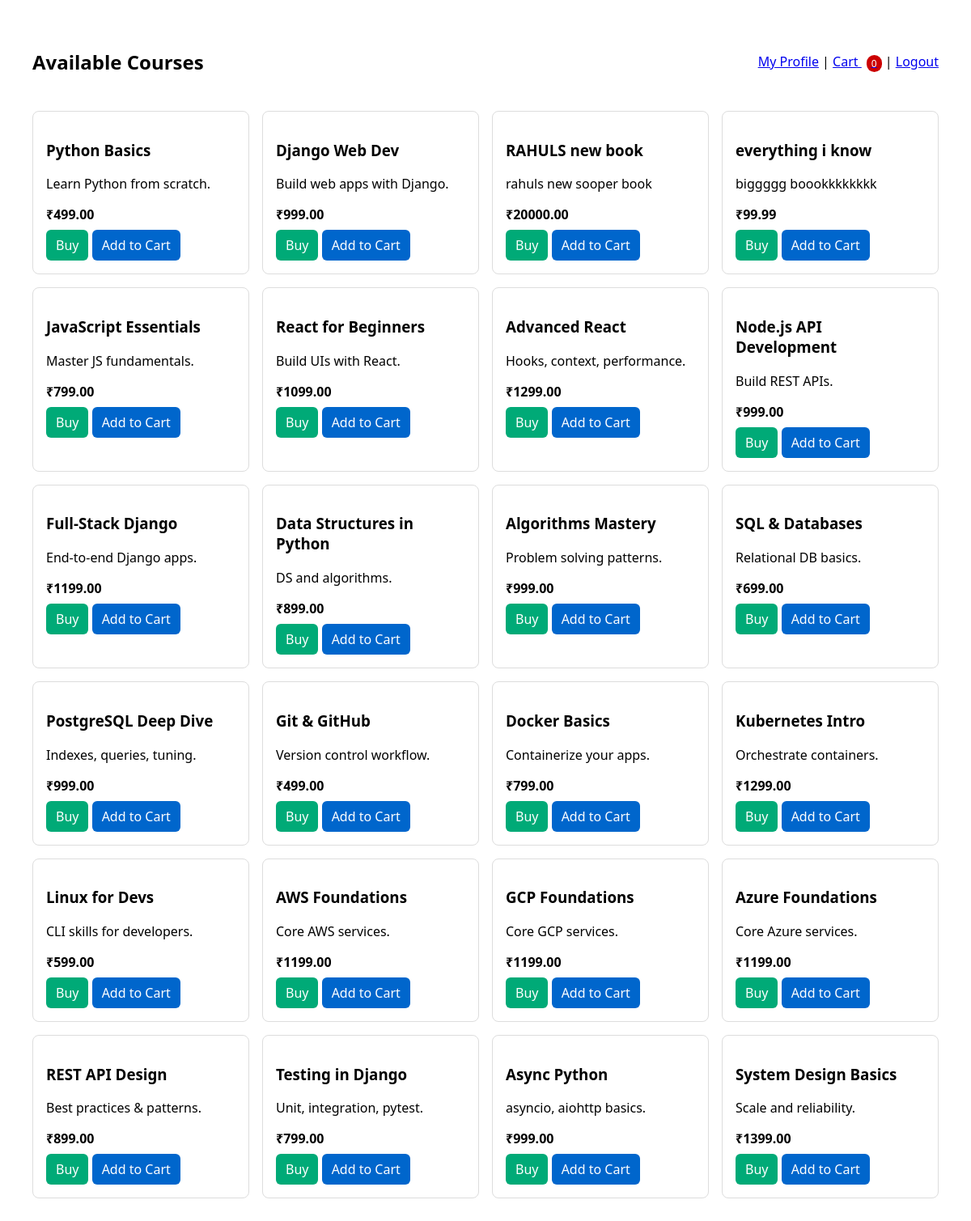
The app's page / (signed in) with its own data.
### purchases/models.py (models this page shows, shortened)
class Course(models.Model):
    title = models.CharField(max_length=200)
    description = models.TextField(blank=True)
    price_in_paise = models.PositiveIntegerField(help_text="Price in paise (e.g., 49900 = ₹499.00)")
    is_active = models.BooleanField(default=True)

### purchases/views.py (the view)
# urls.py: path('', views.course_list, name='course_list'),
def course_list(request):
    courses = Course.objects.filter(is_active=True).order_by('id')
    items = []
    purchased_ids = set()
    cart_ids = request.session.get('cart') if isinstance(request.session.get('cart'), list) else []
    cart_set = set(cart_ids)
    if request.user.is_authenticated and hasattr(request.user, 'profile'):
        purchased_ids = set(request.user.profile.purchased_courses.values_list('id', flat=True))
    for c in courses:
        rupees = c.price_in_paise / 100.0
        items.append({
            'id': c.id,
            'title': c.title,
            'description': c.description,
            'price_display': f"₹{rupees:.2f}",
            'purchased': c.id in purchased_ids,
            'in_cart': c.id in cart_set,
        })
    return render(request, 'purchases/course_list.html', {
        'courses': items,
        'razorpay_key_id': settings.RAZORPAY_KEY_ID,
        'cart_count': len(cart_set),
    })

### templates/purchases/course_list.html (shortened to what this page needs)
<!DOCTYPE html>
<html>
<head>
</head>
<body>
  <header>
    <h2>Available Courses</h2>
    <div>
      {% if user.is_authenticated %}
        <a href="{% url 'profile' %}">My Profile</a> |
        <a id="cart-link" href="{% url 'cart_view' %}">Cart <span id="cart-count" class="badge">{{ cart_count }}</span></a> |
        <a href="{% url 'logout' %}">Logout</a>
      {% else %}
        <a href="{% url 'login' %}">Login</a>
      {% endif %}
    </div>
  </header>
  <div class="grid">
    {% for course in courses %}
      <div class="card">
        <h3>{{ course.title }}</h3>
        <p>{{ course.description }}</p>
        <div class="price">{{ course.price_display }}</div>
        {% if course.purchased %}
          <span class="btn" style="background:#888; pointer-events:none;">Purchased</span>
        {% else %}
          <a class="btn" href="{% url 'buy_course' course.id %}">Buy</a>
          {% if course.in_cart %}
            <span class="btn" style="background:#555; pointer-events:none;">In Cart</span>
          {% else %}
            <a class="btn add-to-cart" data-course="{{ course.id }}" style="background:#06c" href="{% url 'add_to_cart' course.id %}">Add to Cart</a>
          {% endif %}
        {% endif %}
      </div>
  {% empty %}
    <p>No courses available.</p>
  {% endfor %}
  </div>
</body>
</html>

### templates/purchases/course_list.html (style rules this page uses)
body { font-family: system-ui, -apple-system, Segoe UI, Roboto, Arial; padding: 2rem; }
header { display:flex; justify-content:space-between; align-items:center; margin-bottom:1.5rem; }
.grid { display:grid; grid-template-columns: repeat(auto-fill, minmax(240px, 1fr)); gap: 1rem; }
.card { border:1px solid #ddd; border-radius:8px; padding:1rem; }
.price { font-weight: 700; margin: .5rem 0; }
.btn { display:inline-block; padding:.5rem .75rem; background:#0a7; color:#fff; text-decoration:none; border-radius:6px; }
.badge { background:#c00; color:#fff; border-radius:10px; padding: 2px 6px; font-size: 12px; vertical-align: middle; margin-left: 6px; }

### records on screen
Course: title "Python Basics", description "Learn Python from scratch."
Course: title "Django Web Dev", description "Build web apps with Django."
Course: title "RAHULS new book", description "rahuls new sooper book"
Course: title "everything i know", description "biggggg boookkkkkkkk"
Course: title "JavaScript Essentials", description "Master JS fundamentals."
Course: title "React for Beginners", description "Build UIs with React."
Course: title "Advanced React", description "Hooks, context, performance."
Course: title "Node.js API Development", description "Build REST APIs."
Course: title "Full-Stack Django", description "End-to-end Django apps."
Course: title "Data Structures in Python", description "DS and algorithms."
Course: title "Algorithms Mastery", description "Problem solving patterns."
Course: title "SQL & Databases", description "Relational DB basics."
Course: title "PostgreSQL Deep Dive", description "Indexes, queries, tuning."
Course: title "Git & GitHub", description "Version control workflow."
Course: title "Docker Basics", description "Containerize your apps."
Course: title "Kubernetes Intro", description "Orchestrate containers."
Course: title "Linux for Devs", description "CLI skills for developers."
Course: title "AWS Foundations", description "Core AWS services."
Course: title "GCP Foundations", description "Core GCP services."
Course: title "Azure Foundations", description "Core Azure services."
Course: title "REST API Design", description "Best practices & patterns."
Course: title "Testing in Django", description "Unit, integration, pytest."
Course: title "Async Python", description "asyncio, aiohttp basics."
Course: title "System Design Basics", description "Scale and reliability."

### other values on screen
{{ cart_count }} "0"
{{ course.price_display }} "₹499.00" "₹999.00" "₹20000.00" "₹99.99" "₹799.00" "₹1099.00" "₹1299.00" "₹999.00" "₹1199.00" "₹899.00" "₹999.00" "₹699.00" "₹999.00" "₹499.00" "₹799.00" "₹1299.00" "₹599.00" "₹1199.00" "₹1199.00" "₹1199.00" "₹899.00" "₹799.00" "₹999.00" "₹1399.00"
